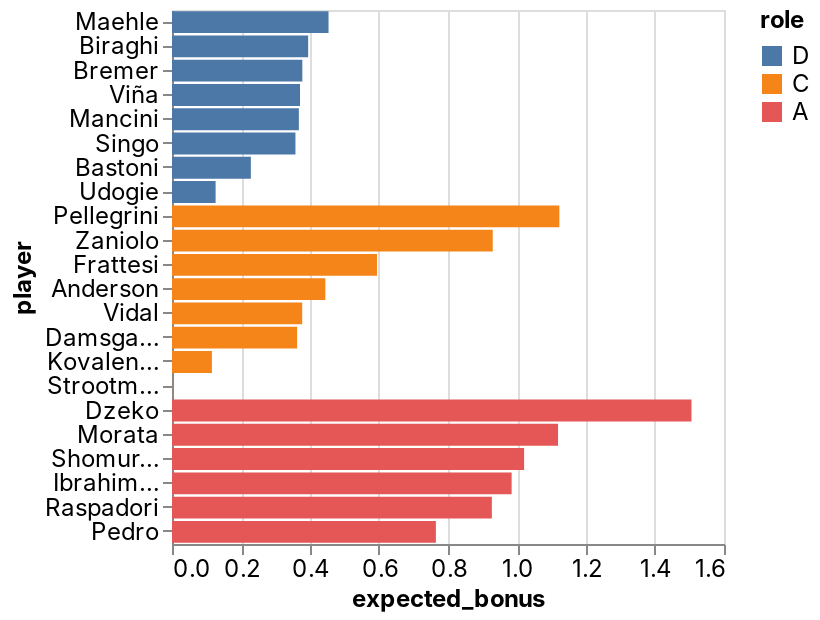

Source (notebook cell):
### Code cell
_deepnote_run_altair(team, """{"$schema":"https://vega.github.io/schema/vega-lite/v4.json","mark":{"type":"bar","tooltip":{"content":"data"}},"height":220,"autosize":{"type":"fit"},"data":{"name":"placeholder"},"encoding":{"x":{"field":"expected_bonus","type":"quantitative","sort":null,"scale":{"type":"linear","zero":false}},"y":{"field":"player","type":"nominal","sort":null,"scale":{"type":"linear","zero":true}},"color":{"field":"role","type":"nominal","sort":null,"scale":{"type":"linear","zero":false}}}}""")

### Figure 1 — Vega-Lite specification as saved in the notebook (floating-point values rounded to 4 significant figures)
{"config": {"view": {"continuousWidth": 400, "continuousHeight": 300}, "area": {"fill": "#51C0E9"}, "axis": {"labelFont": "Inter, sans-serif", "labelFontSize": 12, "labelFontWeight": "normal", "labelLimit": 60, "labelOverlap": "greedy", "titleFont": "Inter, sans-serif", "titleFontSize": 12, "titleFontWeight": "bold"}, "background": "#ffffff", "legend": {"labelFont": "Inter, sans-serif", "labelFontSize": 12, "titleFont": "Inter, sans-serif", "titleFontSize": 12, "titleFontWeight": "bold"}, "line": {"stroke": "#51C0E9", "strokeWidth": 2}, "rect": {"fill": "#51C0E9"}, "title": {"anchor": "start", "color": "#000000", "font": "Inter, sans-serif", "fontSize": 22, "fontWeight": "normal"}}, "data": {"name": "data-33992446497c6b0543f4cc2a14db7946"}, "mark": {"type": "bar", "tooltip": {"content": "data"}}, "autosize": {"type": "fit"}, "encoding": {"color": {"type": "nominal", "field": "role", "scale": {"type": "linear", "zero": false}, "sort": null}, "x": {"type": "quantitative", "field": "expected_bonus", "scale": {"type": "linear", "zero": false}, "sort": null}, "y": {"type": "nominal", "field": "player", "scale": {"type": "linear", "zero": true}, "sort": null}}, "height": 300, "width": "container", "$schema": "https://vega.github.io/schema/vega-lite/v4.json", "datasets": {"data-33992446497c6b0543f4cc2a14db7946": [{"fanta_team": "Rione Monti", "role": "D", "player": "Maehle", "team": "Atalanta", "opponent": "Cagliari", "date": "2022-02-06T00:00:00", "expected_bonus": 0.4538}, {"fanta_team": "Rione Monti", "role": "D", "player": "Biraghi", "team": "Fiorentina", "opponent": "Lazio", "date": "2022-02-06T00:00:00", "expected_bonus": 0.3947}, {"fanta_team": "Rione Monti", "role": "D", "player": "Bremer", "team": "Torino", "opponent": "Udinese", "date": "2022-02-06T00:00:00", "expected_bonus": 0.3778}, {"fanta_team": "Rione Monti", "role": "D", "player": "Viña", "team": "Roma", "opponent": "Genoa", "date": "2022-02-06T00:00:00", "expected_bonus": 0.3711}, {"fanta_team": "Rione Monti", "role": "D", "player": "Mancini", "team": "Roma", "opponent": "Genoa", "date": "2022-02-06T00:00:00", "expected_bonus": 0.3678}, {"fanta_team": "Rione Monti", "role": "D", "player": "Singo", "team": "Torino", "opponent": "Udinese", "date": "2022-02-06T00:00:00", "expected_bonus": 0.3578}, {"fanta_team": "Rione Monti", "role": "D", "player": "Bastoni", "team": "Spezia", "opponent": "Salernitana", "date": "2022-02-06T00:00:00", "expected_bonus": 0.2286}, {"fanta_team": "Rione Monti", "role": "D", "player": "Udogie", "team": "Udinese", "opponent": "Torino", "date": "2022-02-06T00:00:00", "expected_bonus": 0.1264}, {"fanta_team": "Rione Monti", "role": "C", "player": "Pellegrini", "team": "Roma", "opponent": "Genoa", "date": "2022-02-06T00:00:00", "expected_bonus": 1.123}, {"fanta_team": "Rione Monti", "role": "C", "player": "Zaniolo", "team": "Roma", "opponent": "Genoa", "date": "2022-02-06T00:00:00", "expected_bonus": 0.9297}, {"fanta_team": "Rione Monti", "role": "C", "player": "Frattesi", "team": "Sassuolo", "opponent": "Sampdoria", "date": "2022-02-06T00:00:00", "expected_bonus": 0.5943}, {"fanta_team": "Rione Monti", "role": "C", "player": "Anderson", "team": "Lazio", "opponent": "Fiorentina", "date": "2022-02-06T00:00:00", "expected_bonus": 0.4444}, {"fanta_team": "Rione Monti", "role": "C", "player": "Vidal", "team": "Inter", "opponent": "AC Milan", "date": "2022-02-06T00:00:00", "expected_bonus": 0.3773}, {"fanta_team": "Rione Monti", "role": "C", "player": "Damsgaard", "team": "Sampdoria", "opponent": "Sassuolo", "date": "2022-02-06T00:00:00", "expected_bonus": 0.3627}, {"fanta_team": "Rione Monti", "role": "C", "player": "Kovalenko", "team": "Spezia", "opponent": "Salernitana", "date": "2022-02-06T00:00:00", "expected_bonus": 0.1157}, {"fanta_team": "Rione Monti", "role": "C", "player": "Strootman", "team": "Cagliari", "opponent": "Atalanta", "date": "2022-02-06T00:00:00", "expected_bonus": 0.0003542}, {"fanta_team": "Rione Monti", "role": "A", "player": "Dzeko", "team": "Inter", "opponent": "AC Milan", "date": "2022-02-06T00:00:00", "expected_bonus": 1.506}, {"fanta_team": "Rione Monti", "role": "A", "player": "Morata", "team": "Juventus", "opponent": "Verona", "date": "2022-02-06T00:00:00", "expected_bonus": 1.119}, {"fanta_team": "Rione Monti", "role": "A", "player": "Shomurodov", "team": "Roma", "opponent": "Genoa", "date": "2022-02-06T00:00:00", "expected_bonus": 1.021}, {"fanta_team": "Rione Monti", "role": "A", "player": "Ibrahimovic", "team": "AC Milan", "opponent": "Inter", "date": "2022-02-06T00:00:00", "expected_bonus": 0.9844}, {"fanta_team": "Rione Monti", "role": "A", "player": "Raspadori", "team": "Sassuolo", "opponent": "Sampdoria", "date": "2022-02-06T00:00:00", "expected_bonus": 0.9271}, {"fanta_team": "Rione Monti", "role": "A", "player": "Pedro", "team": "Lazio", "opponent": "Fiorentina", "date": "2022-02-06T00:00:00", "expected_bonus": 0.7649}]}}
